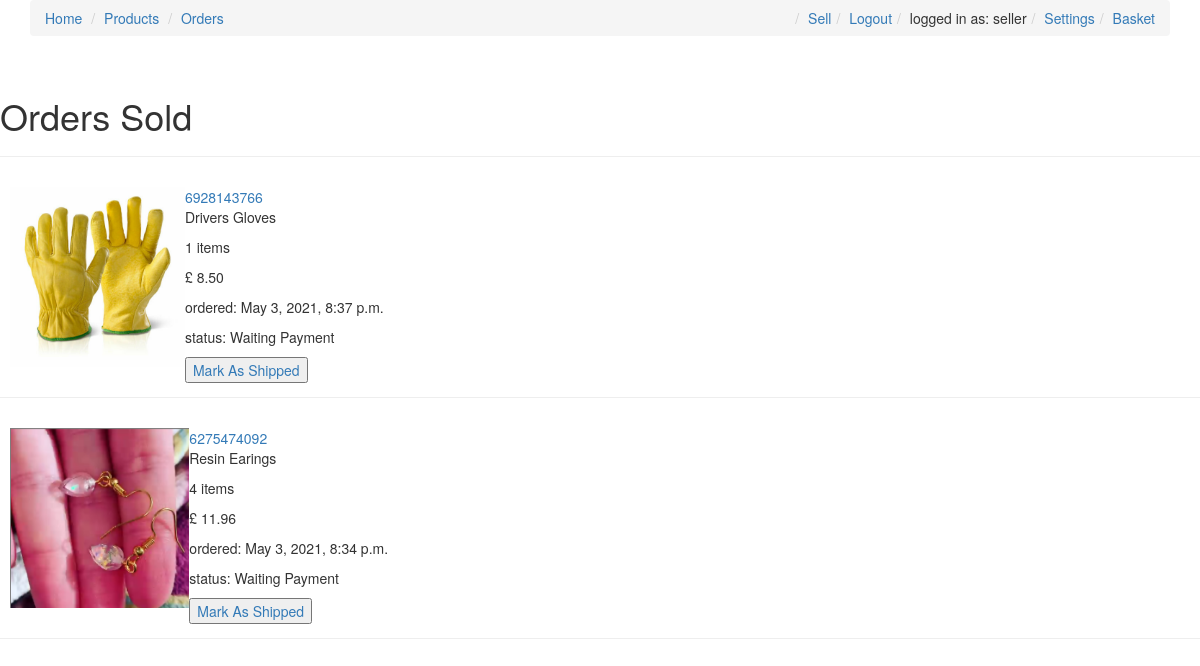
Before: /orders/orders_sold/ (signed in) with the older database file.
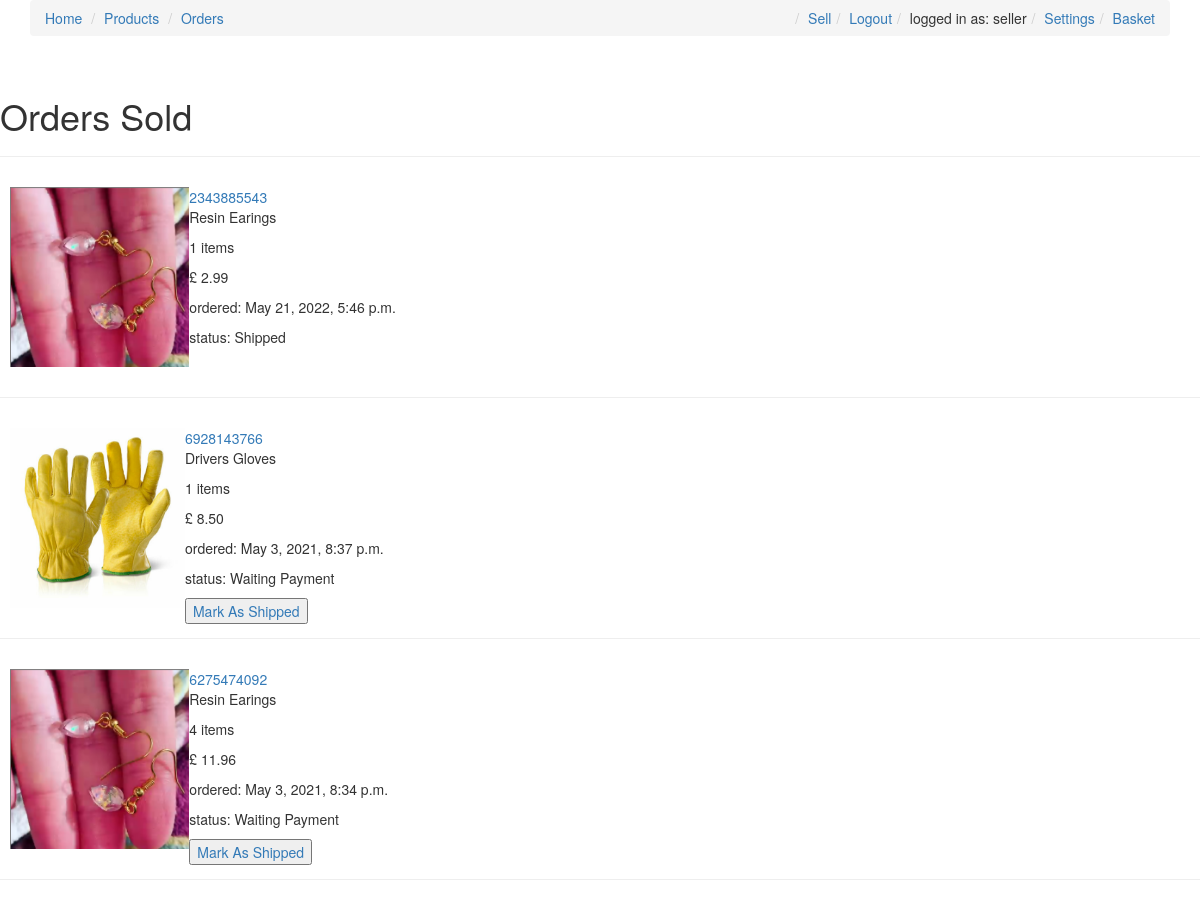
After: the same page with the newer database file.
### orders/models.py (models this page shows, shortened)
class Order(models.Model):
	order_id = models.IntegerField(unique=True)
	user = models.ForeignKey(CustomUser, null=True, blank=True, on_delete=models.CASCADE)
	seller = models.ForeignKey(CustomUser, null=True, blank=True, on_delete=models.CASCADE, related_name='seller')
	delivery_address = models.ForeignKey(DeliveryAddress, null=True, blank=True, on_delete=models.CASCADE)
	card = models.ForeignKey(Cards, null=True, blank=True, on_delete=models.CASCADE)
	product = models.ForeignKey(Product, null=True, on_delete=models.CASCADE)
	quantity = models.PositiveIntegerField()
	total = models.DecimalField(default=0.00, max_digits=10, decimal_places=2)
	paid_status = models.BooleanField(default=False)
	shipping_status = models.BooleanField(default=False)
	created = models.DateTimeField(auto_now_add=True)

### products/models.py (models this page shows, shortened)
class Product(models.Model):
	item_id = models.IntegerField(unique=True)
	title = models.CharField(max_length=120)
	image = models.ImageField(upload_to='images', blank=True)
	description = models.TextField(blank=True, null=True)
	price = models.DecimalField(decimal_places=2, max_digits=10000)
	category = models.ForeignKey(Category, on_delete=models.CASCADE)
	summary = models.TextField(blank=False,null=False)
	quantity = models.PositiveIntegerField()
	featured = models.BooleanField()
	listedBy = models.ForeignKey(CustomUser, on_delete=models.CASCADE)

### orders/views.py (the view)
# urls.py: path('orders_sold/', views.orders_sold_view, name='orders_sold'),
def orders_sold_view(request):
	orders = Order.objects.filter(seller=request.user).order_by('-created')
	context = {
	'orders': orders,
	}
	return render(request, 'orders/orders_sold.html', context)

### orders/templates/orders/orders_sold.html
{% extends 'base.html' %}
{% block content %}
<br>
<h1>Orders Sold</h1>
<hr>
{% for order in orders %}
<div class="basket">
	<a href="{% url 'orders:view_sold_order' order.order_id %}" > {{ order.order_id }} </a>
	{% if order.product.image %}
		<img src="{{ order.product.image.url }}">
	{% endif %}
	<p>{{ order.product.title }}</p>
	<p>{{ order.quantity }} items</p>
	<p>£ {{ order.total }}</p>
	<p>ordered: {{ order.created }}</p>
	<p>status: {% if order.shipping_status %} Shipped {% elif order.paid_status %} Paid {% else %} Waiting Payment {% endif %} </p>
	{% if not order.shipping_status %}
		<a href="{% url 'orders:mark_order_as_shipped' order.order_id %}"><button>Mark As Shipped</button></a>
	{% endif %}
</div>
<hr>
{% endfor %}
{% endblock %}

Changed rows visible on the page:
added Order: order_id "2343885543", product.image (picture), product "Resin Earings", quantity "1", total "2.99", created "May 21, 2022, 5:46 p.m.", shipping_status "Shipped"
